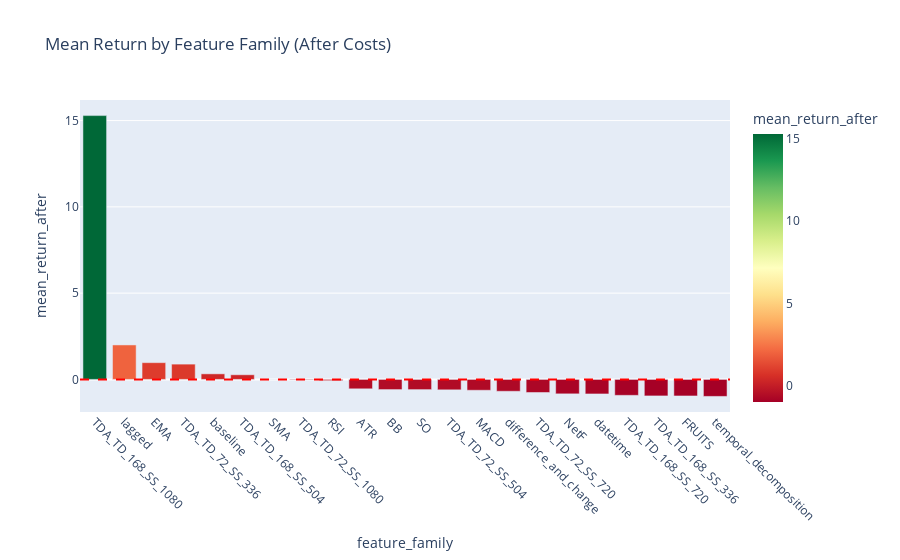

Notebook source saved alongside this figure:
### Code cell
# Visualize feature family performance
fig = px.bar(feature_family_stats.reset_index(), 
             x='feature_family', y='mean_return_after',
             title='Mean Return by Feature Family (After Costs)',
             color='mean_return_after',
             color_continuous_scale='RdYlGn')
fig.add_hline(y=0, line_dash="dash", line_color="red")
fig.update_xaxes(tickangle=45)
fig.show()

### Figure 1 — Plotly figure (JSON) as saved in the notebook; plotly's stock layout.template omitted (floating-point values rounded to 4 significant figures)
{"data": [{"hovertemplate": "feature_family=%{x}<br>mean_return_after=%{marker.color}<extra></extra>", "legendgroup": "", "marker": {"color": [15.29, 1.998, 0.9708, 0.8864, 0.3225, 0.2694, 0.0026, -0.0309, -0.0703, -0.5453, -0.589, -0.5911, -0.6038, -0.6286, -0.6878, -0.7575, -0.8366, -0.8423, -0.9229, -0.9563, -0.9586, -0.9843], "coloraxis": "coloraxis", "pattern": {"shape": ""}}, "name": "", "orientation": "v", "showlegend": false, "textposition": "auto", "type": "bar", "x": ["TDA_TD_168_SS_1080", "lagged", "EMA", "TDA_TD_72_SS_336", "baseline", "TDA_TD_168_SS_504", "SMA", "TDA_TD_72_SS_1080", "RSI", "ATR", "BB", "SO", "TDA_TD_72_SS_504", "MACD", "difference_and_change", "TDA_TD_72_SS_720", "NetF", "datetime", "TDA_TD_168_SS_720", "TDA_TD_168_SS_336", "FRUITS", "temporal_decomposition"], "xaxis": "x", "y": [15.29, 1.998, 0.9708, 0.8864, 0.3225, 0.2694, 0.0026, -0.0309, -0.0703, -0.5453, -0.589, -0.5911, -0.6038, -0.6286, -0.6878, -0.7575, -0.8366, -0.8423, -0.9229, -0.9563, -0.9586, -0.9843], "yaxis": "y"}], "layout": {"barmode": "relative", "coloraxis": {"colorbar": {"title": {"text": "mean_return_after"}}, "colorscale": [[0, "rgb(165,0,38)"], [0.1, "rgb(215,48,39)"], [0.2, "rgb(244,109,67)"], [0.3, "rgb(253,174,97)"], [0.4, "rgb(254,224,139)"], [0.5, "rgb(255,255,191)"], [0.6, "rgb(217,239,139)"], [0.7, "rgb(166,217,106)"], [0.8, "rgb(102,189,99)"], [0.9, "rgb(26,152,80)"], [1, "rgb(0,104,55)"]]}, "legend": {"tracegroupgap": 0}, "shapes": [{"line": {"color": "red", "dash": "dash"}, "type": "line", "x0": 0, "x1": 1, "xref": "x domain", "y0": 0, "y1": 0, "yref": "y"}], "title": {"text": "Mean Return by Feature Family (After Costs)"}, "xaxis": {"anchor": "y", "domain": [0, 1], "tickangle": 45, "title": {"text": "feature_family"}}, "yaxis": {"anchor": "x", "domain": [0, 1], "title": {"text": "mean_return_after"}}}}
